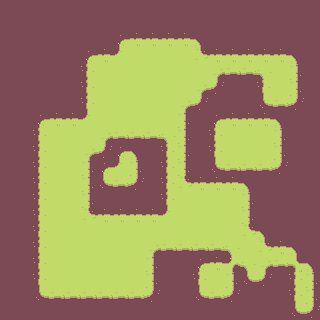

The image is a tile-based game level rendered from a .tmx file. Its description and complete source (layers, tilesets, objects, tile grids) follow:
An orthogonal 20x20 tile map with 16x16 px tiles, 1 tile layer (Tile Layer 1).

<map version="1.10" tiledversion="1.11.0" orientation="orthogonal" renderorder="right-down" width="20" height="20" tilewidth="16" tileheight="16" infinite="0" nextlayerid="2" nextobjectid="1">
 <editorsettings>
  <export target="big-map.json" format="json" />
 </editorsettings>
 <tileset firstgid="1" source="tiles.tsx" />
 <layer id="1" name="Tile Layer 1" width="20" height="20">
  <data encoding="csv">
13,13,13,13,13,13,13,13,13,13,13,13,13,13,13,13,13,13,13,13,
13,13,13,13,13,13,13,13,13,13,13,13,13,13,13,13,13,13,13,13,
13,13,13,13,13,13,13,14,4,4,4,4,1,13,13,13,13,13,13,13,
13,13,13,13,13,14,4,6,7,7,7,7,3,4,4,4,4,4,1,13,
13,13,13,13,13,2,7,7,7,7,7,7,7,8,10,10,11,7,12,13,
13,13,13,13,13,2,7,7,7,7,7,7,8,16,13,13,2,7,12,13,
13,13,13,13,13,2,7,7,7,7,7,8,16,13,13,13,9,10,16,13,
13,13,14,4,4,6,7,7,7,7,7,12,13,14,4,4,4,1,13,13,
13,13,2,7,7,7,8,10,10,10,11,12,13,2,7,7,7,12,13,13,
13,13,2,7,7,8,16,14,1,13,2,12,13,2,7,7,7,12,13,13,
13,13,2,7,7,12,14,6,12,13,2,12,13,9,10,10,10,16,13,13,
13,13,2,7,7,12,9,10,16,13,2,3,4,4,4,1,13,13,13,13,
13,13,2,7,7,12,13,13,13,13,2,7,7,7,7,12,13,13,13,13,
13,13,2,7,7,3,4,4,4,4,6,7,7,7,7,12,13,13,13,13,
13,13,2,7,7,7,7,7,7,7,7,7,7,7,7,3,1,13,13,13,
13,13,2,7,7,7,7,7,7,8,10,10,10,10,11,7,3,4,1,13,
13,13,2,7,7,7,7,7,7,12,13,13,14,4,15,11,8,10,5,1,
13,13,2,7,7,7,7,7,7,12,13,13,2,7,12,9,16,13,2,12,
13,13,9,10,10,10,10,10,10,16,13,13,9,10,16,13,13,13,2,12,
13,13,13,13,13,13,13,13,13,13,13,13,13,13,13,13,13,13,9,16
</data>
 </layer>
</map>